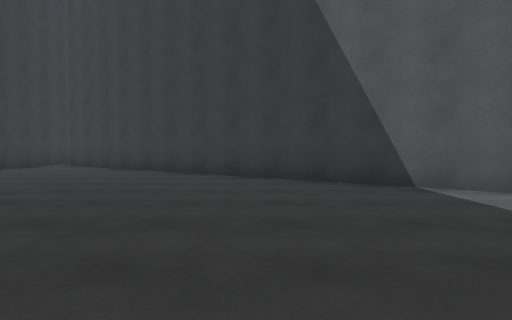
view 1 (above)

24 first-person views from a walk through a Unity game level. The camera is 1.2 m above the floor, tilts 2° down and sees 75° across. The floor is counted in squares, 2 m on a side. Each view is taken from the middle of a square. On the plan, view 1 faces up. The plan holds only what a view shows up to about 10 squares ahead; the rest is blank. The place goes on beyond the plan. The player character is not drawn.

view 2
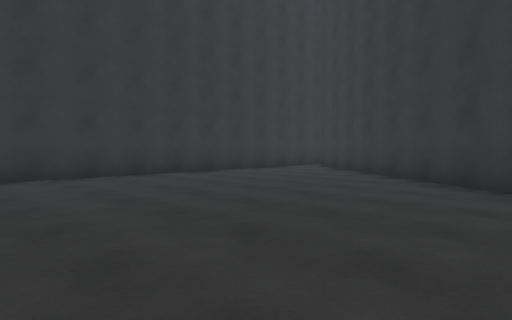

view 3
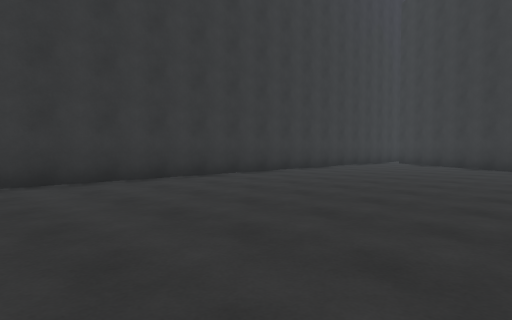

view 4
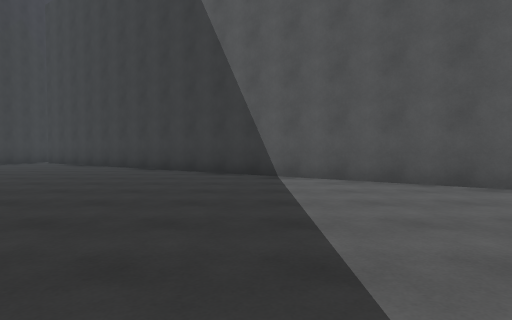

view 5
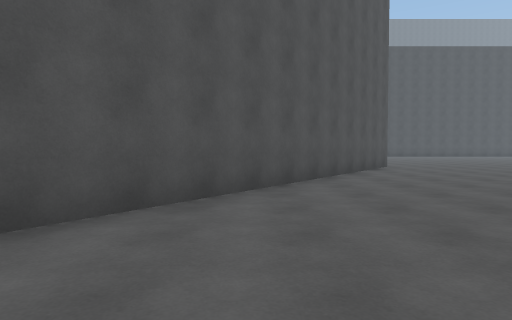

view 6
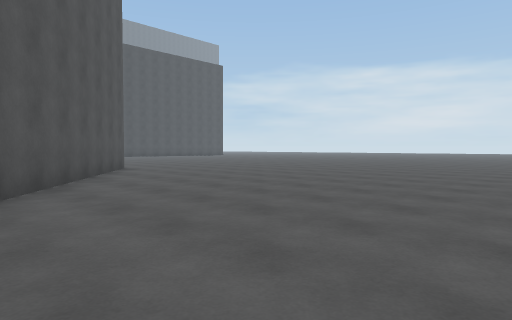

view 7
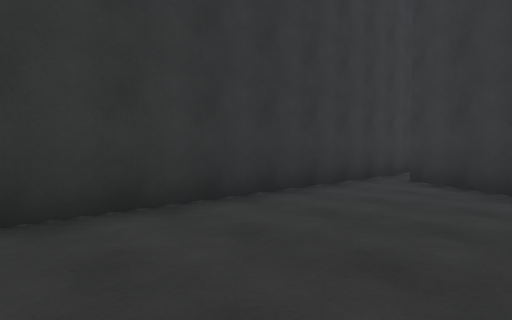

view 8
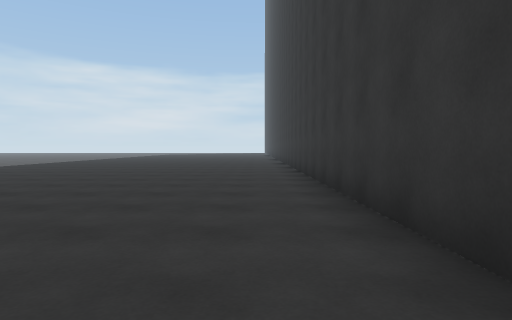

view 9
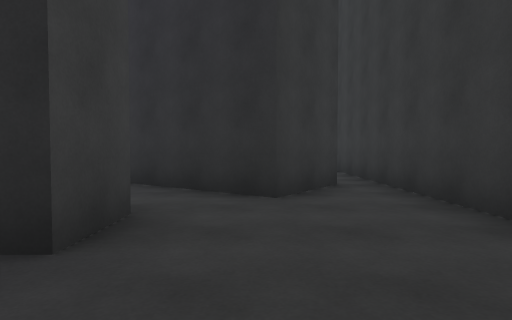

view 10
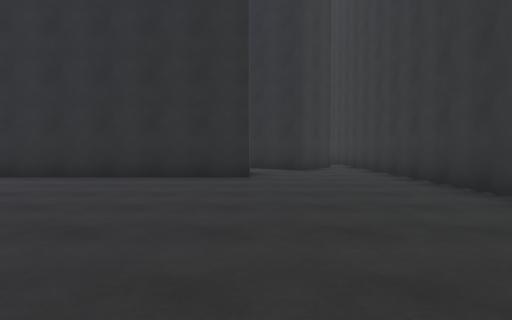

view 11
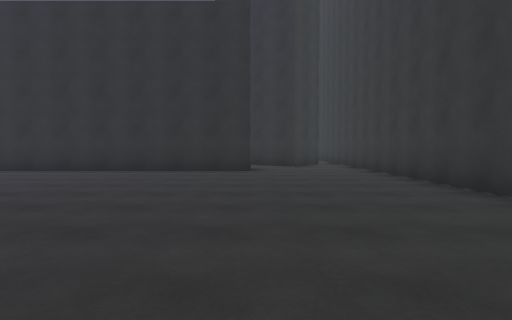

view 12
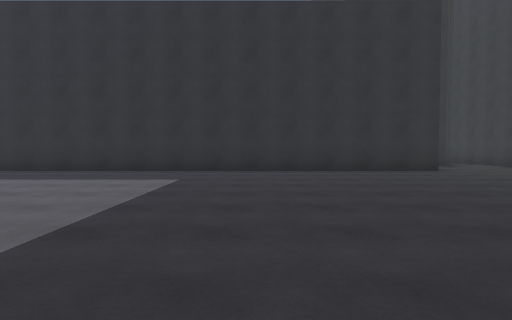

view 13
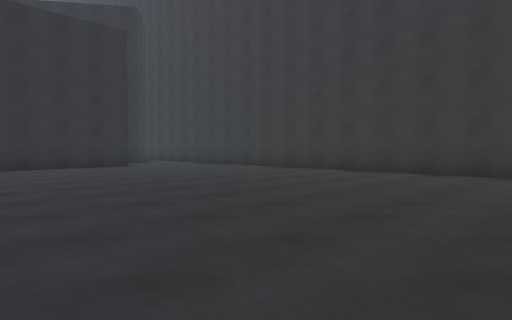

view 14
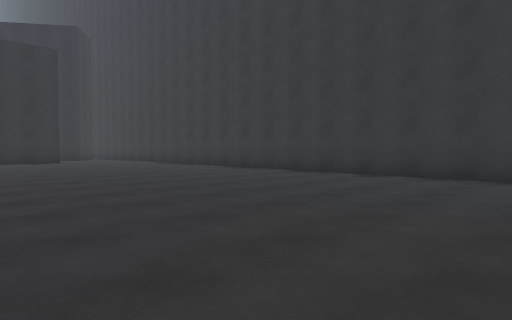

view 15
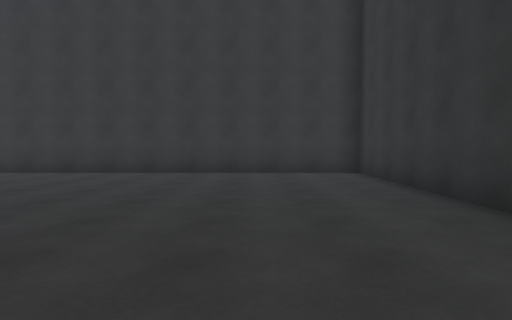

view 16
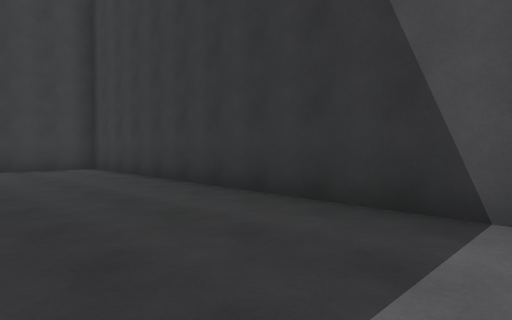

view 17
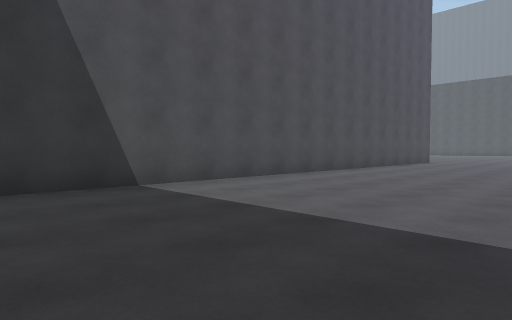

view 18
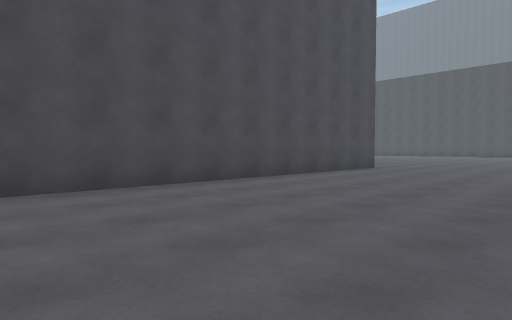

view 19
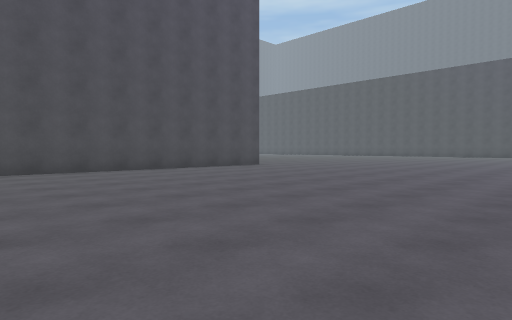

view 20
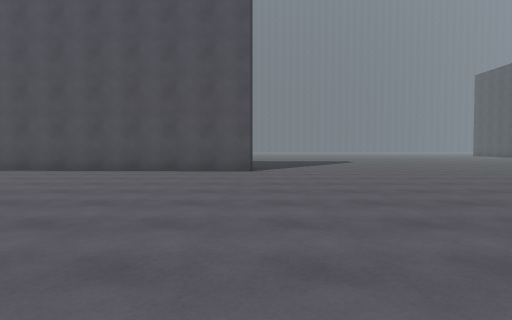

view 21
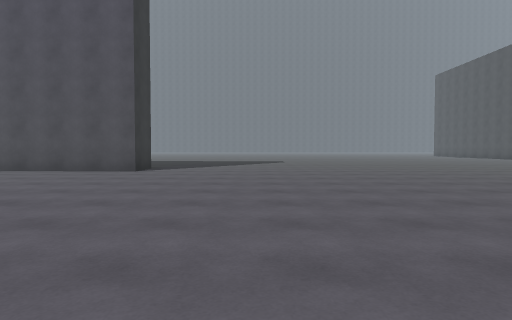

view 22
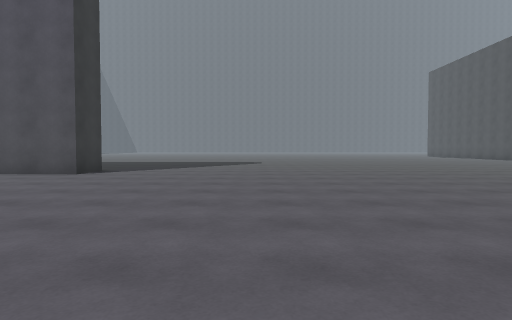

view 23
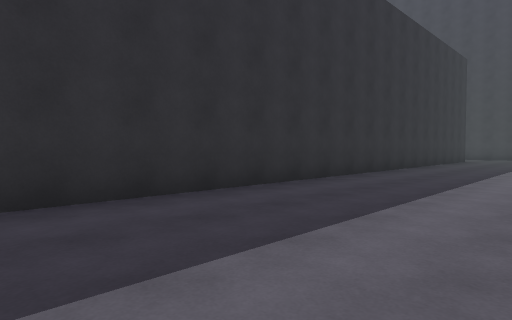

view 24
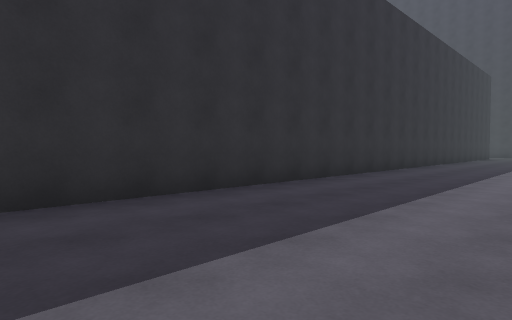

### Floor plan
Points are (right, up) in squares from view 1. A wall is a line through its corners. A room is listed if a view was taken in it or the views show most of it. See-through windows are left out.
Room 1 (views 1, 2, 3, 4, 5, 6, 7, 8)
walls: (-7.1, 11.5) (-7.1, -3.5); (12.9, -2.3) (-6.4, 11.4)
ways out: opening at (-7, 12) to room 2
Room 2 (views 9, 10, 11, 12, 13, 14, 15, 16, 17, 18, 19, 20, 21, 22, 23, 24)
walls: (14.9, 32.9) (14.9, 31.7) (-7.1, 32.5) (-7.1, 11.5); (-3.9, 13.9) (-3.9, 15.1) (17.5, 15.1); (-6.4, 11.4) (-5.3, 13) (-4, 12)
ways out: opening at (-7, 12) to room 1; opening at (-3, 13)

Positions as (right, up) in squares from view 1, and headings:
1: (0, 0), facing up
2: (0, 2), facing up-left
3: (-1, -2), facing up-left
4: (2, -2), facing up
5: (2, 2), facing right
6: (3, 2), facing down-right
7: (-4, 5), facing up-left
8: (-6, 3), facing down
9: (-5, 17), facing down
10: (-4, 22), facing down
11: (-4, 24), facing down
12: (1, 24), facing down
13: (1, 26), facing down-left
14: (0, 30), facing down-left
15: (1, 30), facing left
16: (3, 29), facing up-left
17: (0, 27), facing up-right
18: (5, 27), facing up-right
19: (6, 23), facing up-right
20: (15, 23), facing up
21: (18, 23), facing up
22: (19, 24), facing up
23: (13, 19), facing down-left
24: (18, 19), facing down-left
